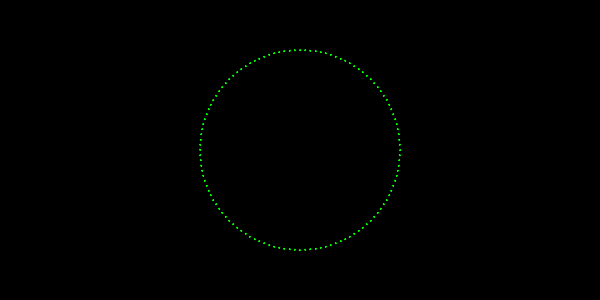
Frame 1 (no input)
Frame 60 (the mouse pressed at the canvas centre just before this capture): identical to frame 1, image omitted
Frame 120 (the mouse held since frame 60 and released just before this capture): identical to frame 1, image omitted

The Processing sketch that drew this single still picture (run headless with seeded random() and noise(); from frame 60 on, the mouse is pressed at the canvas centre):

// Processing sketch: circle_boundary
// ── circle_boundary.pde
/*
 * Circle Boundary
 * Based on code from Dong Yoon Park
 * http://www.cre8ive.kr/blog/
 *
 * CC Lab Fall 2011
 * by Ryan Raffa
 * 9/12/11
 */
 
int radius = 100;

void setup() {
  size(600,300);
  smooth();
}
void draw() {
  background(0);
  translate(width/2, height/2);
  stroke(0,255,0);
  fill(0,255,0);

  for (int deg = 0; deg < 360; deg+=3) {
    float angle = radians(deg);
    float x = cos(angle) * radius;
    float y = sin(angle) * radius;
    ellipse(x, y, 1, 1);
  }
}
